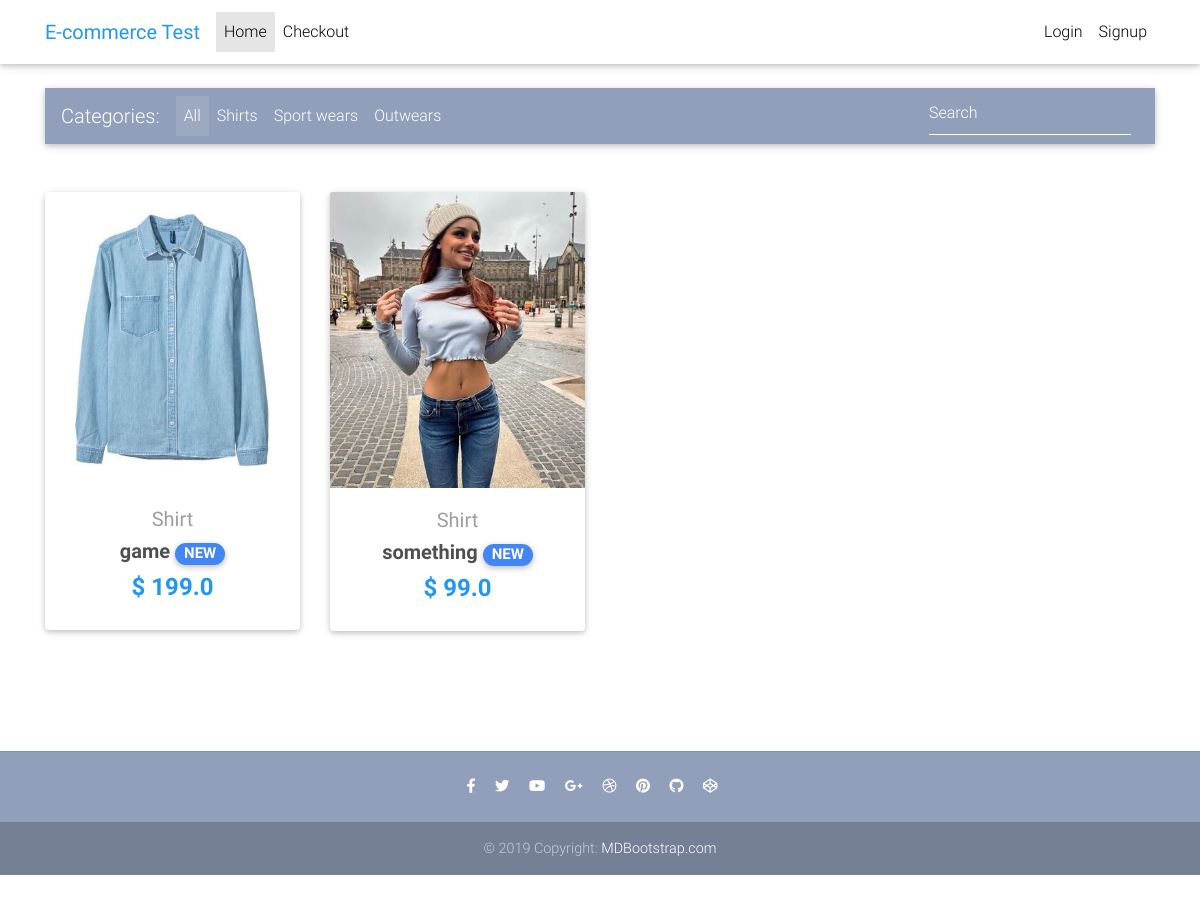
The page / on the database its author committed.
### store/models.py (models this page shows, shortened)
class Item(models.Model):
    title = models.CharField(max_length=100, verbose_name='Наименование')
    price = models.FloatField(verbose_name='Цена')
    discount_price = models.FloatField(
        blank=True, null=True, verbose_name='Цена со скидкой')
    category = models.CharField(
        choices=CATEGORY_CHOICES, max_length=2, verbose_name='Категория')
    label = models.CharField(choices=LABEL_CHOICES,
                             max_length=1, verbose_name='Лейба')
    slug = models.SlugField(verbose_name='Слаг')
    description = models.TextField(verbose_name='Описание')
    image = models.ImageField()
    class Meta:
        verbose_name = 'Товар'
        verbose_name_plural = 'Товары'
    def get_absolute_url(self):
        return reverse("store:product", kwargs={
            'slug': self.slug
        })

### store/views.py (the view)
# urls.py: path('', HomeView.as_view(), name='home'),
class HomeView(ListView):
    model = Item
    paginate_by = 10
    template_name = "store/home.html"

### store/templates/store/home.html (shortened to what this page needs)
{% extends "store/base.html" %} {% block content %}
<main>
  <div class="container">
    <nav
      class="navbar navbar-expand-lg navbar-dark mdb-color lighten-3 mt-3 mb-5"
    >
      <span class="navbar-brand">Categories:</span>
      <div class="collapse navbar-collapse" id="basicExampleNav">
        <ul class="navbar-nav mr-auto">
          <li class="nav-item active">
            <a class="nav-link" href="#"
              >All
            </a>
          </li>
          <li class="nav-item">
            <a class="nav-link" href="#">Shirts</a>
          </li>
          <li class="nav-item">
            <a class="nav-link" href="#">Sport wears</a>
          </li>
          <li class="nav-item">
            <a class="nav-link" href="#">Outwears</a>
          </li>
        </ul>
        <form class="form-inline">
          <div class="md-form my-0">
            <input
              class="form-control mr-sm-2"
              type="text"
              placeholder="Search"
              aria-label="Search"
            />
          </div>
        </form>
      </div>
    </nav>
    <section class="text-center mb-4">
      <div class="row wow fadeIn">
        {% for item in object_list %}
        <div class="col-lg-3 col-md-6 mb-4">
          <div class="card">
            <div class="view overlay">
              <img src="{{ item.image.url }}" class="card-img-top" />
            </div>
            <div class="card-body text-center">
              <a href="" class="grey-text">
                <h5>{{ item.get_category_display }}</h5>
              </a>
              <h5>
                <strong>
                  <a href="{{ item.get_absolute_url }}" class="dark-grey-text"
                    >{{ item.title }}
                    <span
                      class="badge badge-pill {{ item.get_label_display }}-color"
                      >NEW</span
                    >
                  </a>
                </strong>
              </h5>
              <h4 class="font-weight-bold blue-text">
                <strong
                  >$ {% if item.discount_price %} {{ item.discount_price }}
                  <br />
                  {% else %} {{ item.price }} {% endif %}
                </strong>
              </h4>
            </div>
          </div>
        </div>
        {% endfor %}
      </div>
    </section>
  </div>
</main>
{% endblock content %}

### store/templates/store/base.html (style rules this page uses)
html, body, header, .carousel { height: 60vh; }

### rows shown on the page
Item: image (picture), category "Shirt", title "game", discount_price "199.0"
Item: image (picture), category "Shirt", title "something", discount_price "99.0"
